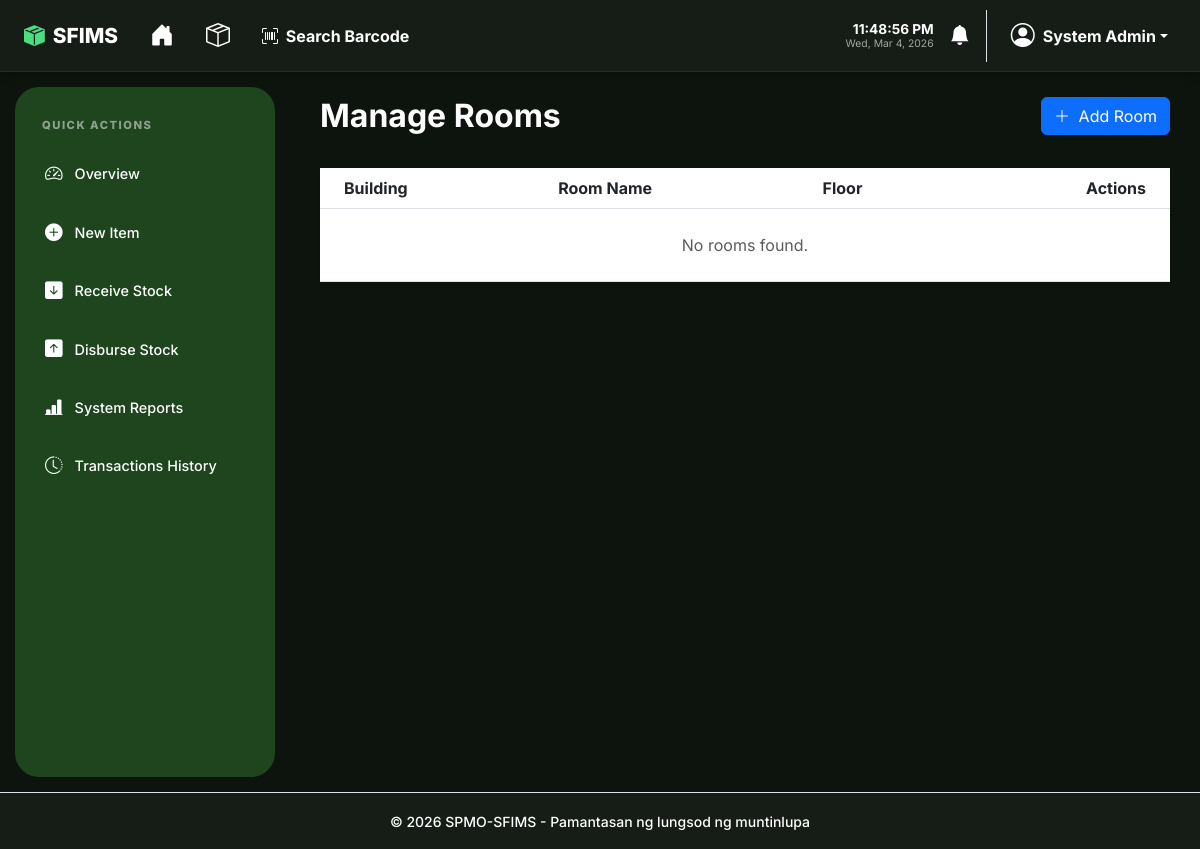
The app's page /admin/rooms.php (signed in), older data.
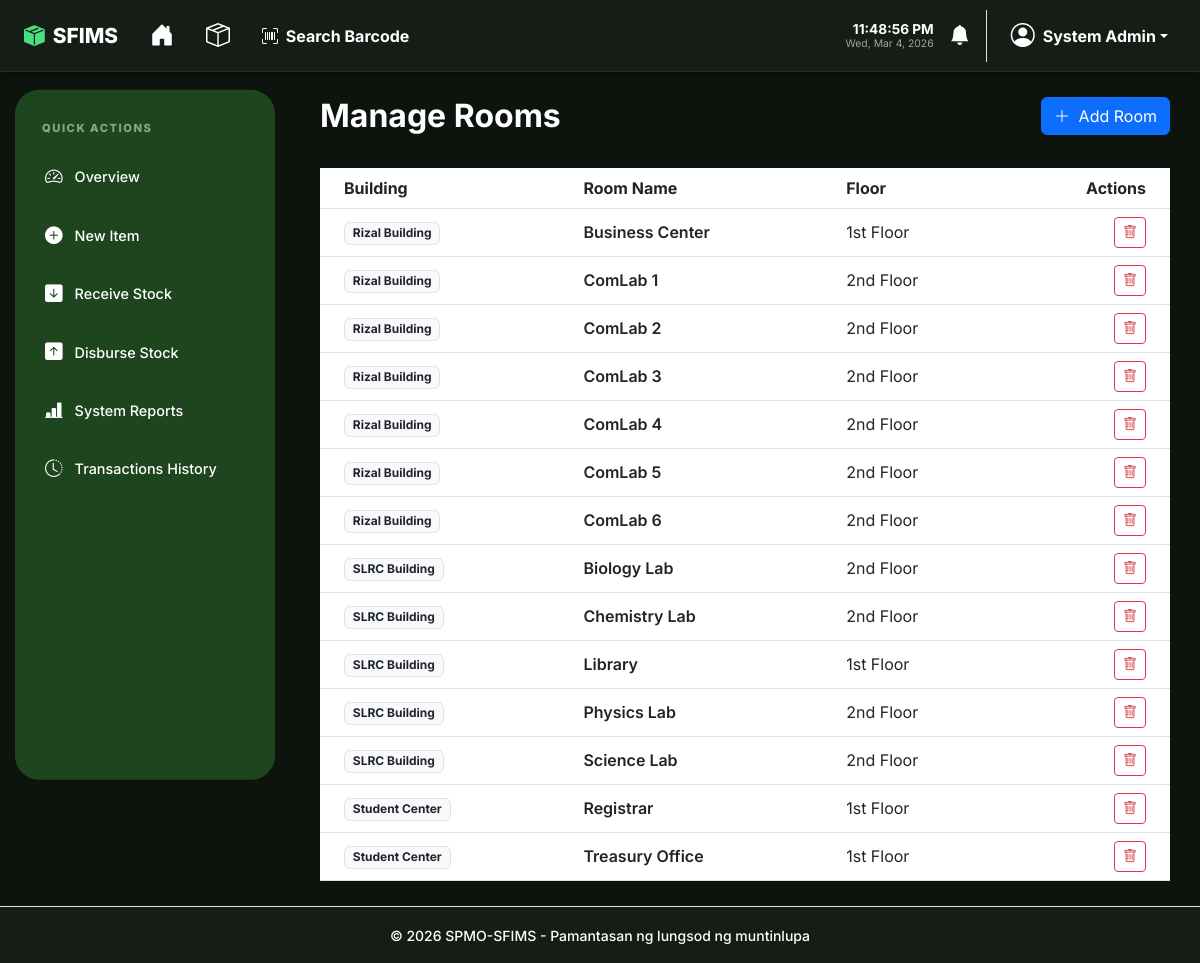
The same page, newer data.
### tables this page shows
CREATE TABLE IF NOT EXISTS rooms (
    id INT AUTO_INCREMENT PRIMARY KEY,
    building_id INT NOT NULL,
    name VARCHAR(100) NOT NULL,
    floor VARCHAR(50),
    created_at TIMESTAMP DEFAULT CURRENT_TIMESTAMP,
    FOREIGN KEY (building_id) REFERENCES buildings(id) ON DELETE CASCADE
);

CREATE TABLE IF NOT EXISTS buildings (
    id INT AUTO_INCREMENT PRIMARY KEY,
    name VARCHAR(100) NOT NULL UNIQUE,
    created_at TIMESTAMP DEFAULT CURRENT_TIMESTAMP
);

### config/app.php (called while the page is built, shortened)
<?php
function is_logged_in()
{
    return isset($_SESSION['user_id']) && $_SESSION['status'] === 'active';
}
function h($string)
{
    return htmlspecialchars($string, ENT_QUOTES, 'UTF-8');
}

### admin/rooms.php (the view, shortened to what this page needs)
<?php
require_once '../config/app.php';
$db = Database::getInstance();
$rooms = $db->query("SELECT r.*, b.name as building_name FROM rooms r JOIN buildings b ON r.building_id = b.id ORDER BY b.name ASC, r.name ASC")->fetchAll();
require_once '../partials/header.php';
?>
<div class="row mb-4">
    <div class="col-md-6">
        <h2 class="fw-bold">Manage Rooms</h2>
    </div>
    <div class="col-md-6 text-end">
        <button type="button" class="btn btn-primary" data-bs-toggle="modal" data-bs-target="#addRoomModal">
            <i class="bi bi-plus-lg me-1"></i> Add Room
        </button>
    </div>
</div>
<div class="card shadow-sm border-0">
    <div class="card-body p-0">
        <div class="table-responsive">
            <table class="table table-hover align-middle mb-0">
                <thead class="bg-light">
                    <tr>
                        <th class="ps-4">Building</th>
                        <th>Room Name</th>
                        <th>Floor</th>
                        <th class="text-end pe-4">Actions</th>
                    </tr>
                </thead>
                <tbody>
                    <?php if ($rooms): ?>
                        <?php foreach ($rooms as $r): ?>
                            <tr>
                                <td class="ps-4">
                                    <span class="badge bg-light text-dark border"><?php echo h($r['building_name']); ?></span>
                                </td>
                                <td class="fw-semibold"><?php echo h($r['name']); ?></td>
                                <td><?php echo h($r['floor'] ?: '--'); ?></td>
                                <td class="text-end pe-4">
                                    <form method="POST" action="" class="d-inline">
                                        <button type="submit" class="btn btn-sm btn-outline-danger" onclick="return confirm('Are you sure you want to delete this room?')">
                                            <i class="bi bi-trash"></i>
                                        </button>
                                    </form>
                                </td>
                            </tr>
                        <?php endforeach; ?>
                    <?php else: ?>
                        <tr>
                            <td colspan="4" class="text-center py-4 text-muted">No rooms found.</td>
                        </tr>
                    <?php endif; ?>
                </tbody>
            </table>
        </div>
    </div>
</div>
<?php require_once '../partials/footer.php'; ?>

### partials/header.php (shortened to what this page needs)
<!DOCTYPE html>
<html lang="en" data-theme="dark">
<head>
    <link href="https://cdn.jsdelivr.net/npm/bootstrap@5.3.0/dist/css/bootstrap.min.css" rel="stylesheet">
    <link rel="stylesheet" href="https://cdn.jsdelivr.net/npm/bootstrap-icons@1.11.0/font/bootstrap-icons.css">
</head>
<body>
    <?php if (is_logged_in()): ?>
    <div class="sticky-header-container">
        <nav class="navbar navbar-expand-lg">
            <div class="container-fluid px-4">
                <a href="<?php echo BASE_URL; ?>dashboard.php" class="brand-display">
                    <i class="bi bi-box-seam-fill me-2" style="color: #4ade80"></i>SFIMS
                </a>
                <div class="collapse navbar-collapse d-flex justify-content-between">
                    <ul class="navbar-nav flex-row align-items-center gap-3 ms-4">
                        <li class="nav-item">
                            <a class="nav-link" href="<?php echo BASE_URL; ?>dashboard.php" title="Home">
                                <i class="bi bi-house-door-fill fs-4 text-accent"></i>
                            </a>
                        </li>
                        <li class="nav-item">
                            <a class="nav-link" href="<?php echo BASE_URL; ?>inventory/items.php" title="Inventory">
                                <i class="bi bi-box-seam fs-4 text-accent"></i>
                            </a>
                        </li>
                        <li class="nav-item d-none d-lg-block">
                            <a class="nav-link fw-bold text-accent" href="<?php echo BASE_URL; ?>inventory/barcode_lookup.php">
                                <i class="bi bi-upc-scan me-1"></i> Search Barcode
                            </a>
                        </li>
                    </ul>
                    <ul class="navbar-nav align-items-center flex-row">
                        <div class="header-clock-wrap d-none d-md-block">
                            <div id="header-time"></div>
                            <div id="header-date"></div>
                        </div>
                        <li class="nav-item dropdown me-3">
                            <a class="nav-link position-relative p-0" href="#" id="activityDropdown" data-bs-toggle="dropdown" onclick="markAsRead()">
                                <i class="bi bi-bell-fill fs-5 text-accent"></i>
                            </a>
                        </li>
                        <li class="nav-item dropdown border-start ps-3">
                            <a class="nav-link dropdown-toggle d-flex align-items-center text-accent" href="#" id="userDropdown" data-bs-toggle="dropdown">
                                <i class="bi bi-person-circle fs-4 me-2"></i>
                                <span class="d-none d-sm-inline fw-bold"><?php echo h($_SESSION['full_name']); ?></span>
                            </a>
                        </li>
                    </ul>
                </div>
            </div>
        </nav>
    </div>
    <div class="app-container">
        <aside class="sidebar d-none d-md-flex">
            <div class="sidebar-header">Quick Actions</div>
            <nav class="sidebar-menu">
                <?php
                $current_page = $_SERVER['PHP_SELF'];
                function is_active($path) {
                    global $current_page;
                    return strpos($current_page, $path) !== false ? 'active' : '';
                }
                ?>
                <a href="<?php echo BASE_URL; ?>dashboard.php" class="sidebar-link <?php echo is_active('dashboard.php'); ?>"><i class="bi bi-speedometer2"></i> Overview</a>
                <a href="<?php echo BASE_URL; ?>staff/items_add.php" class="sidebar-link <?php echo is_active('items_add.php'); ?>"><i class="bi bi-plus-circle-fill"></i> New Item</a>
                <a href="<?php echo BASE_URL; ?>staff/receive.php" class="sidebar-link <?php echo is_active('receive.php'); ?>"><i class="bi bi-arrow-down-square-fill"></i> Receive Stock</a>
                <a href="<?php echo BASE_URL; ?>staff/disburse.php" class="sidebar-link <?php echo is_active('disburse.php'); ?>"><i class="bi bi-arrow-up-square-fill"></i> Disburse Stock</a>
                <a href="<?php echo BASE_URL; ?>reports/reports.php" class="sidebar-link <?php echo is_active('reports.php'); ?>"><i class="bi bi-bar-chart-line-fill"></i> System Reports</a>
                <a href="<?php echo BASE_URL; ?>inventory/transactions.php" class="sidebar-link <?php echo is_active('transactions.php'); ?>"><i class="bi bi-clock-history"></i> Transactions History</a>
            </nav>
        </aside>
        <main class="main-content">
    <?php endif; ?>

### partials/footer.php (shortened to what this page needs)
</main>
    </div>
    <footer class="footer mt-auto py-3 border-top" style="background-color: var(--header-dark) !important; border-bottom: none !important;">
        <div class="container text-center">
            <span class="small" style="color: var(--footer-text) !important; font-weight: 500;">
                &copy; <?php echo date('Y'); ?> SPMO-SFIMS - Pamantasan ng lungsod ng muntinlupa
            </span>
        </div>
    </footer>
</body>
</html>

### partials/header.php (style rules this page uses)
*, *::before, *::after { transition: background-color 0.3s ease, border-color 0.3s ease, color 0.3s ease, box-shadow 0.3s ease; }
:root { --sfims-bg: #f3f7f4; --sfims-card-bg: #ffffff; --sfims-text: #1e3a1a; --sfims-border: #dce3dc; --sfims-green: #1e451e; --sfims-accent: #2d5a27; --sfims-input-bg: #ffffff; --header-dark: #ffffff; --sidebar-width: 260px; --nav-shadow: rgba(0, 0, 0, 0.05); --sidebar-text: rgba(255, 255, 255, 0.85); --dropdown-header-text: #6c757d; }
[data-theme="dark"] { --sfims-bg: #0d140e; --sfims-card-bg: #151d16; --sfims-text: #ffffff; --sfims-border: #242f25; --sfims-green: #1e451e; --sfims-input-bg: #2a332b; --header-dark: #151d16; --nav-shadow: rgba(0, 0, 0, 0.4); --sfims-accent: #ffffff; --sidebar-text: #ffffff; --dropdown-header-text: #a1a1a1; }
body { background-color: var(--sfims-bg) !important; color: var(--sfims-text) !important; font-family: 'Inter', sans-serif; min-height: 100vh; margin: 0; display: flex; flex-direction: column; overflow-x: hidden; }
.sticky-header-container { position: sticky; top: 0; z-index: 1030; box-shadow: 0 2px 10px var(--nav-shadow); }
.navbar { background-color: var(--header-dark) !important; border-bottom: 1px solid var(--sfims-border) !important; padding: 0.6rem 0 !important; }
.brand-display { font-weight: 800; font-size: 1.3rem; color: var(--sfims-text) !important; display: flex; align-items: center; text-decoration: none; }
.nav-link i { transition: transform 0.2s ease, color 0.2s ease; }
.app-container { display: flex; flex: 1; }
.sidebar { width: var(--sidebar-width); background: var(--sfims-green); padding: 20px 12px; flex-shrink: 0; margin: 15px; border-radius: 24px; height: calc(100vh - 110px); position: sticky; top: 90px; display: flex; flex-direction: column; }
.sidebar-header { padding: 10px 15px 15px; font-size: 0.7rem; font-weight: 800; color: rgba(255, 255, 255, 0.5); text-transform: uppercase; letter-spacing: 1.5px; }
.sidebar-menu { display: flex; flex-direction: column; gap: 8px; }
.sidebar-link { display: flex; align-items: center; padding: 12px 18px; color: var(--sidebar-text) !important; text-decoration: none; border-radius: 50px; font-size: 0.9rem; font-weight: 500; transition: all 0.2s ease; }
.sidebar-link i { margin-right: 12px; font-size: 1.1rem; }
.main-content { flex: 1; padding: 25px 30px; }
.text-accent { color: var(--sfims-accent) !important; }
.header-clock-wrap { text-align: right; margin-right: 16px; line-height: 1.2; }
#header-time { font-size: 0.85rem; font-weight: 700; color: var(--sfims-accent); }
#header-date { font-size: 0.65rem; color: var(--sfims-text); opacity: 0.6; }

Row changes from the older to the newer data that the page shows:
added rooms: building.name "Rizal Building", name "Business Center", floor "1st Floor"
added rooms: building.name "Rizal Building", name "ComLab 1", floor "2nd Floor"
added rooms: building.name "Rizal Building", name "ComLab 2", floor "2nd Floor"
added rooms: building.name "Rizal Building", name "ComLab 3", floor "2nd Floor"
added rooms: building.name "Rizal Building", name "ComLab 4", floor "2nd Floor"
added rooms: building.name "Rizal Building", name "ComLab 5", floor "2nd Floor"
added rooms: building.name "Rizal Building", name "ComLab 6", floor "2nd Floor"
added rooms: building.name "SLRC Building", name "Biology Lab", floor "2nd Floor"
added rooms: building.name "SLRC Building", name "Chemistry Lab", floor "2nd Floor"
added rooms: building.name "SLRC Building", name "Library", floor "1st Floor"
added rooms: building.name "SLRC Building", name "Physics Lab", floor "2nd Floor"
added rooms: building.name "SLRC Building", name "Science Lab", floor "2nd Floor"
added rooms: building.name "Student Center", name "Registrar", floor "1st Floor"
added rooms: building.name "Student Center", name "Treasury Office", floor "1st Floor"
Text that changed along with them:
text no longer shown: "No rooms found."
